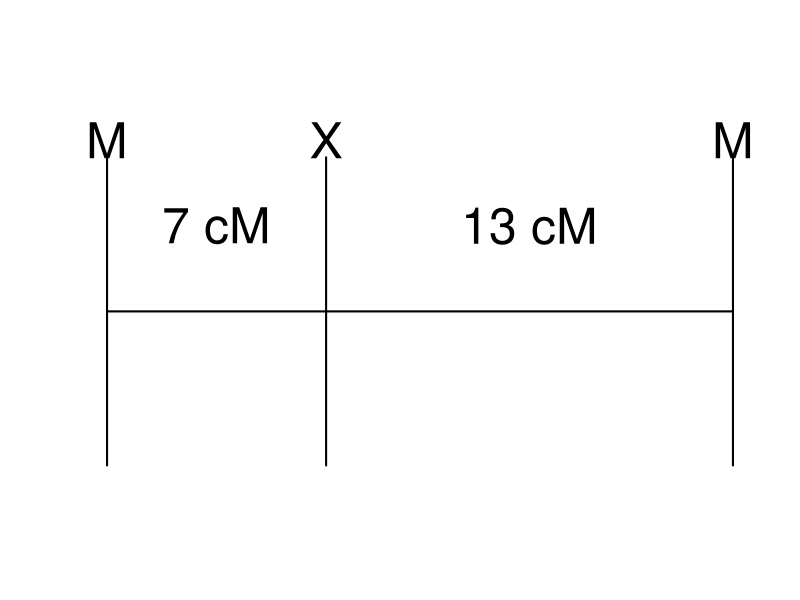

The R source for this figure:
## ---- chunk 1
knitr::opts_chunk$set(echo = TRUE)
## ---- chunk 2
pdf("mixchr.pdf", width=9, height=3)
plot(c(0,20), c(-1,1.25), type="n", bty="n", xaxt="n", yaxt="n", xlab="", ylab="")
lines(c(0,20), c(0,0), lwd=2)
for(x in c(0,7,20))
  lines(c(x,x), c(-.9,.9), lwd=2)
text(3.5,0.5,"7 cM", cex=3)
text(13.5,0.5,"13 cM", cex=3)
text(0,1,"M", cex=3)
text(7,1,"X", cex=3)
text(20,1,"M", cex=3)
dev.off()
